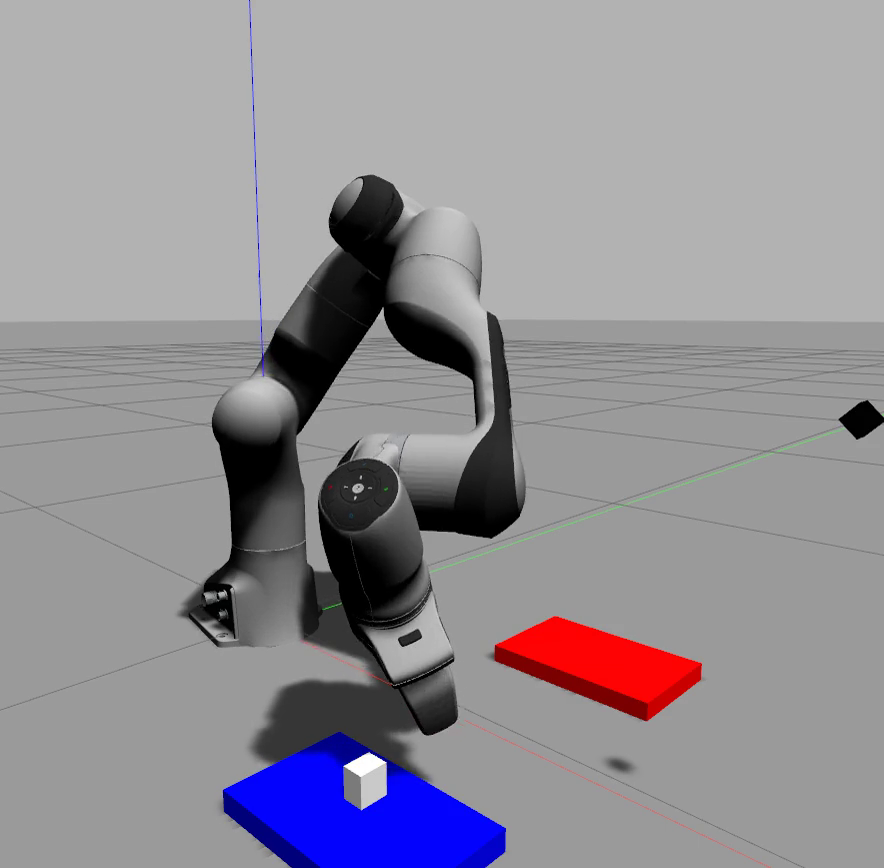
#> input picture frame 88 of pages/assets/Media3.mp4, 884 x 868 px, given in place of task.mp4, which was not available
$ python video.py
#> lines starting #> are read from the running program, lines starting #| are printed output that depends on the picture; pictures that were not available may be replaced by others from this repository, and a replacement may not be noted
import cv2
import os

def extract_frames(video_path, output_folder):
    # Make sure output folder exists
#> called with output_folder = 'static\\interpolation\\stacked'
    if not os.path.exists(output_folder):
        os.makedirs(output_folder)

    # Load the video
    cap = cv2.VideoCapture(video_path)
    if not cap.isOpened():
        print("Error: Could not open video.")
        return

    fps = int(cap.get(cv2.CAP_PROP_FPS))  # Frames per second
    if fps == 0:
        print("Error: FPS is zero, which suggests a problem with video loading.")
        return

    frame_count = int(cap.get(cv2.CAP_PROP_FRAME_COUNT))  # Total frames
    duration = frame_count / fps  # Duration of video in seconds

    print(f"FPS: {fps}")
    print(f"Total frames: {frame_count}")
    print(f"Duration: {duration} seconds")

    success, frame = cap.read()
#> frame is the input picture: shape (868, 884, 3); mean B, G, R 149.9, 142.8, 146.2
    count = 0
    frame_id = 0

    while success:
        # Capture frames every 0.2 second to make 5 images per second
        if count % (fps // 5) == 0:
            resized_frame = cv2.resize(frame, (536, 865))
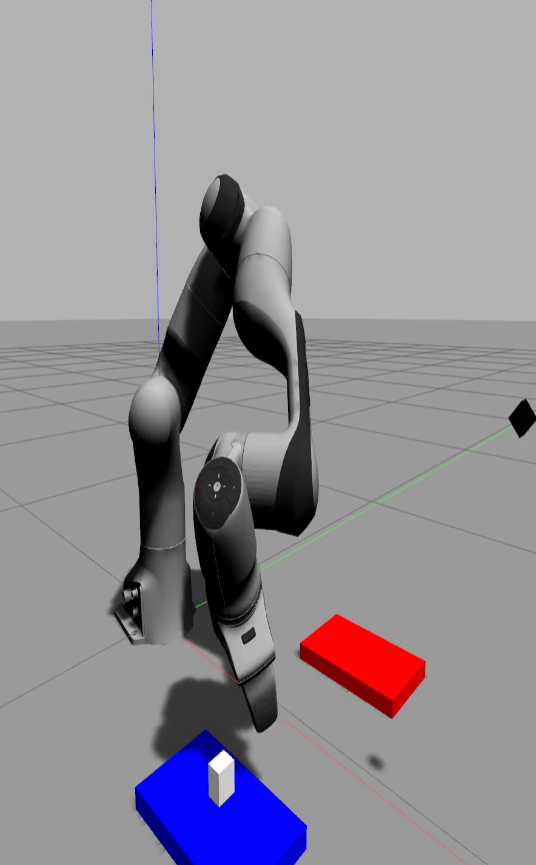
#> resized_frame: shape (865, 536, 3); mean B, G, R 149.8, 142.8, 146.2
            # Save frame as JPEG file
            filename = f"{output_folder}/{frame_id:06}.jpg"
            cv2.imwrite(filename, frame)
            print(f"Saved: {filename}")
            frame_id += 1

        success, frame = cap.read()
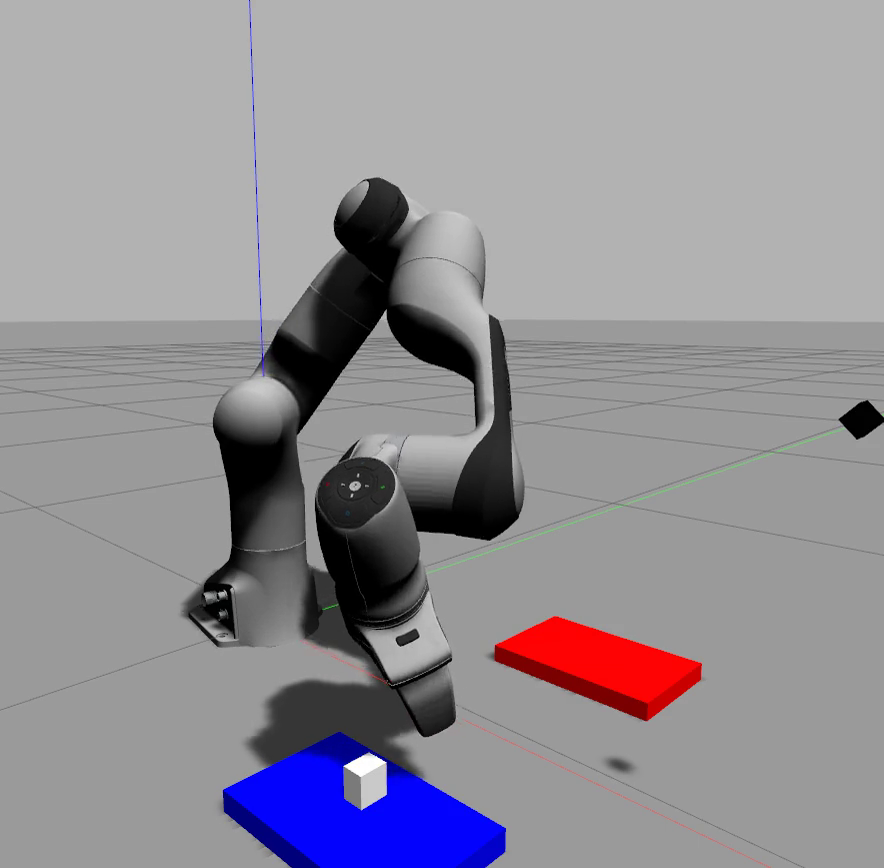
#> input picture frame 89 of pages/assets/Media3.mp4, 884 x 868 px, given in place of task.mp4, which was not available
#> frame is the input picture: shape (868, 884, 3); mean B, G, R 150, 143, 146.4
        count += 1

    cap.release()
    print("Done extracting frames.")

# Usage
video_path = r'C:\Users\saina\OneDrive\Desktop\xampp\htdocs\assets\task.mp4'

output_folder = 'static\interpolation\stacked'  # Folder to save frames
extract_frames(video_path, output_folder)

$ run again, starting later in the video
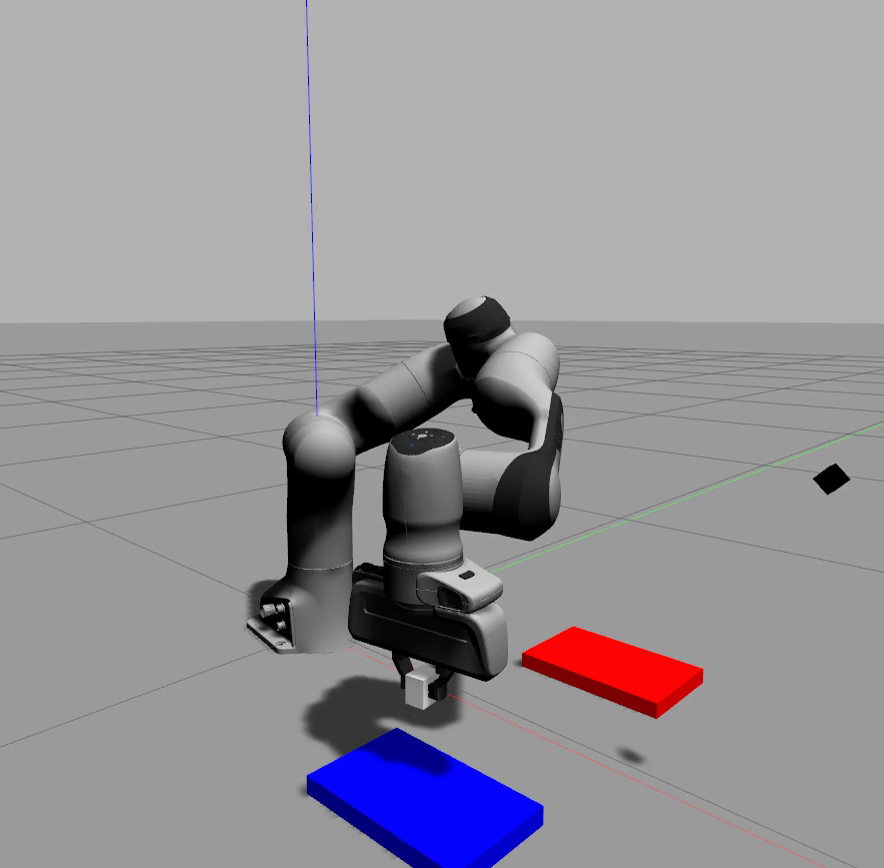
#> input picture frame 396 of pages/assets/Media3.mp4, 884 x 868 px, given in place of task.mp4, which was not available
#> in extract_frames, frame is the input picture: shape (868, 884, 3); mean B, G, R 153.2, 147.3, 150
#> in extract_frames, `resized_frame = cv2.resize(frame, (536, 865))`:
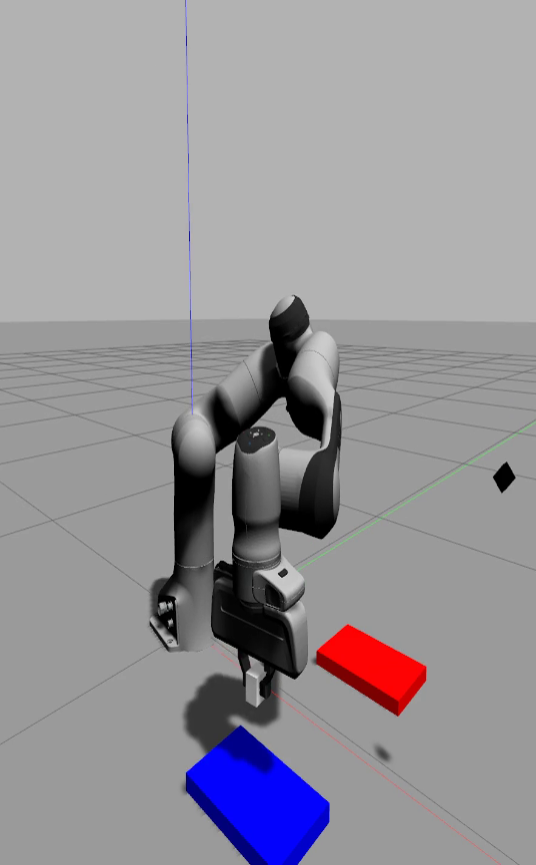
#> resized_frame: shape (865, 536, 3); mean B, G, R 153.2, 147.3, 149.9

$ run again, starting later in the video
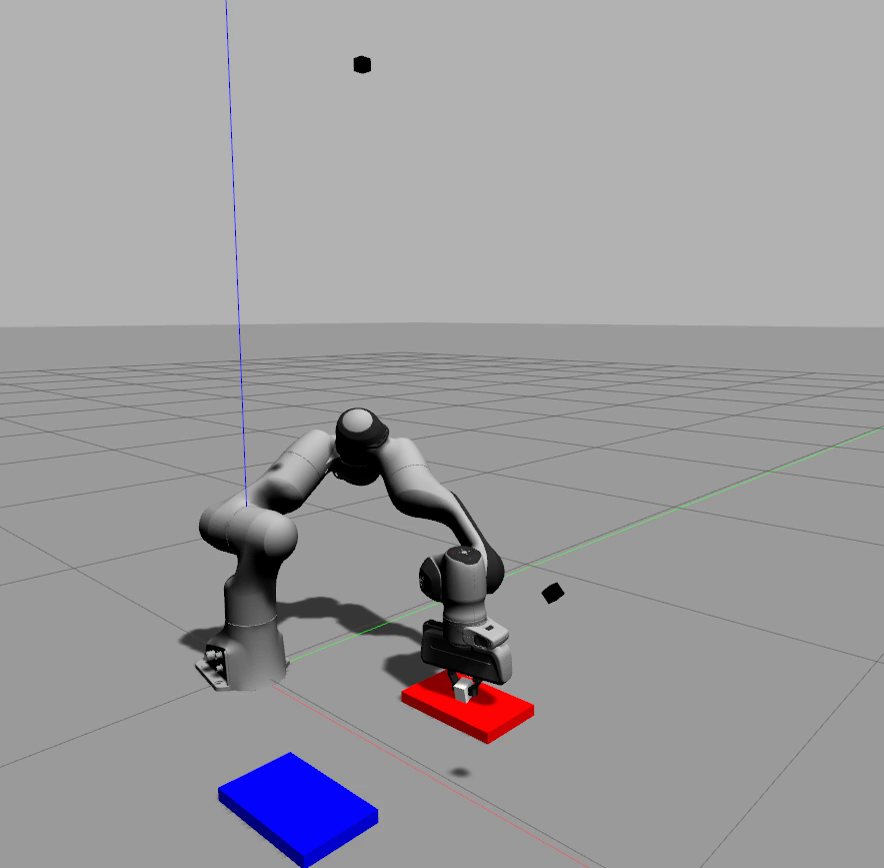
#> input picture frame 704 of pages/assets/Media3.mp4, 884 x 868 px, given in place of task.mp4, which was not available
#> in extract_frames, frame is the input picture: shape (868, 884, 3); mean B, G, R 158.3, 155.1, 156.4
#> in extract_frames, `resized_frame = cv2.resize(frame, (536, 865))`:
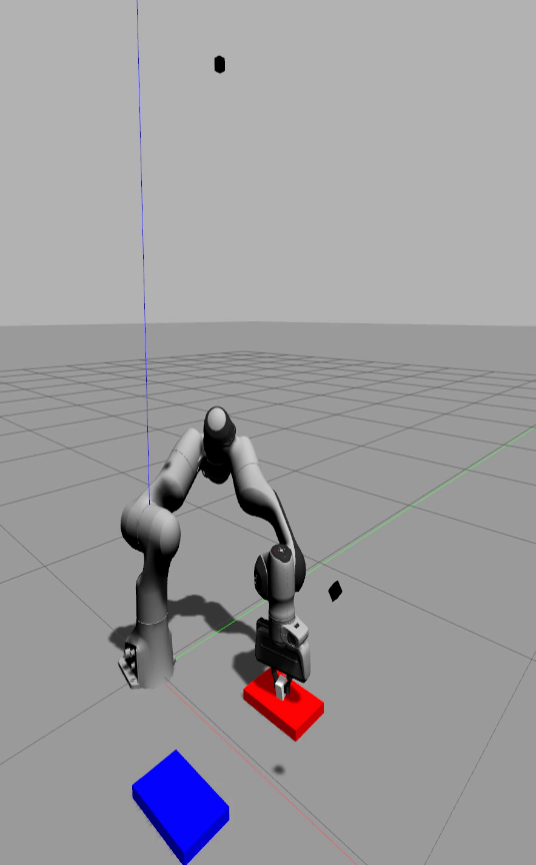
#> resized_frame: shape (865, 536, 3); mean B, G, R 158.3, 155.1, 156.3
